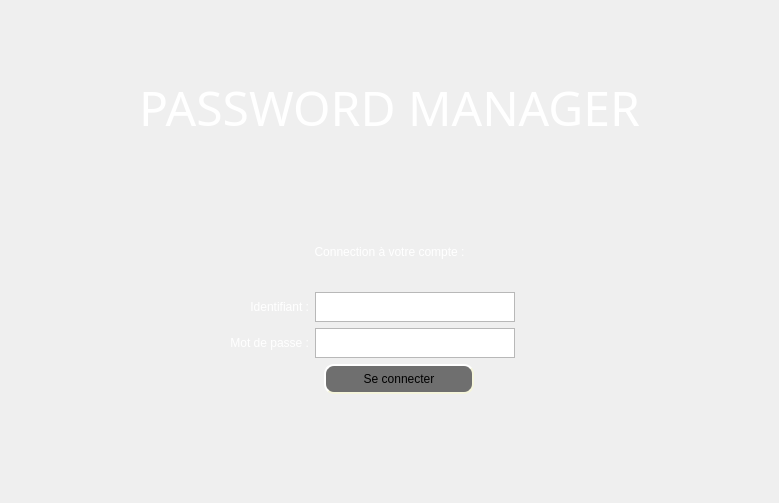
       <widget class="QWidget" name="connectionPage">
        <widget class="QWidget" name="verticalLayoutWidget_2">
         <property name="geometry">
          <rect>
           <x>9</x>
           <y>3</y>
           <width>761</width>
           <height>491</height>
          </rect>
         </property>
         <layout class="QVBoxLayout" name="verticalLayout_2" stretch="3,1,1,0">
          <property name="rightMargin">
           <number>0</number>
          </property>
          <property name="bottomMargin">
           <number>100</number>
          </property>
          <item>
           <widget class="QLabel" name="firstPageTitleLabel">
            <property name="palette">
             <palette>
              <active>
               <colorrole role="WindowText">
                <brush brushstyle="SolidPattern">
                 <color alpha="255">
                  <red>255</red>
                  <green>255</green>
                  <blue>255</blue>
                 </color>
                </brush>
               </colorrole>
               <colorrole role="Button">
                <brush brushstyle="SolidPattern">
                 <color alpha="255">
                  <red>59</red>
                  <green>59</green>
                  <blue>59</blue>
                 </color>
                </brush>
               </colorrole>
               <colorrole role="Base">
                <brush brushstyle="SolidPattern">
                 <color alpha="255">
                  <red>59</red>
                  <green>59</green>
                  <blue>59</blue>
                 </color>
                </brush>
               </colorrole>
               <colorrole role="Window">
                <brush brushstyle="SolidPattern">
                 <color alpha="255">
                  <red>59</red>
                  <green>59</green>
                  <blue>59</blue>
                 </color>
                </brush>
               </colorrole>
              </active>
              <inactive>
               <colorrole role="WindowText">
                <brush brushstyle="SolidPattern">
                 <color alpha="255">
                  <red>255</red>
                  <green>255</green>
                  <blue>255</blue>
                 </color>
                </brush>
               </colorrole>
               <colorrole role="Button">
                <brush brushstyle="SolidPattern">
                 <color alpha="255">
                  <red>59</red>
                  <green>59</green>
                  <blue>59</blue>
                 </color>
                </brush>
               </colorrole>
               <colorrole role="Base">
                <brush brushstyle="SolidPattern">
                 <color alpha="255">
                  <red>59</red>
                  <green>59</green>
                  <blue>59</blue>
                 </color>
                </brush>
               </colorrole>
               <colorrole role="Window">
                <brush brushstyle="SolidPattern">
                 <color alpha="255">
                  <red>59</red>
                  <green>59</green>
                  <blue>59</blue>
                 </color>
                </brush>
               </colorrole>
              </inactive>
              <disabled>
               <colorrole role="WindowText">
                <brush brushstyle="SolidPattern">
                 <color alpha="96">
                  <red>164</red>
                  <green>166</green>
                  <blue>168</blue>
                 </color>
                </brush>
               </colorrole>
               <colorrole role="Button">
                <brush brushstyle="SolidPattern">
                 <color alpha="255">
                  <red>59</red>
                  <green>59</green>
                  <blue>59</blue>
                 </color>
                </brush>
               </colorrole>
               <colorrole role="Base">
                <brush brushstyle="SolidPattern">
                 <color alpha="255">
                  <red>59</red>
                  <green>59</green>
                  <blue>59</blue>
                 </color>
                </brush>
               </colorrole>
               <colorrole role="Window">
                <brush brushstyle="SolidPattern">
                 <color alpha="255">
                  <red>59</red>
                  <green>59</green>
                  <blue>59</blue>
                 </color>
                </brush>
               </colorrole>
              </disabled>
             </palette>
            </property>
            <property name="font">
             <font>
              <family>MV Boli</family>
              <pointsize>36</pointsize>
             </font>
            </property>
            <property name="text">
             <string>PASSWORD MANAGER</string>
            </property>
            <property name="alignment">
             <set>Qt::AlignCenter</set>
            </property>
           </widget>
          </item>
          <item>
           <widget class="QLabel" name="firstPageConnectionLabel">
            <property name="palette">
             <palette>
              <active>
               <colorrole role="WindowText">
                <brush brushstyle="SolidPattern">
                 <color alpha="255">
                  <red>255</red>
                  <green>255</green>
                  <blue>255</blue>
                 </color>
                </brush>
               </colorrole>
               <colorrole role="Button">
                <brush brushstyle="SolidPattern">
                 <color alpha="255">
                  <red>59</red>
                  <green>59</green>
                  <blue>59</blue>
                 </color>
                </brush>
               </colorrole>
               <colorrole role="Base">
                <brush brushstyle="SolidPattern">
                 <color alpha="255">
                  <red>59</red>
                  <green>59</green>
                  <blue>59</blue>
                 </color>
                </brush>
               </colorrole>
               <colorrole role="Window">
                <brush brushstyle="SolidPattern">
                 <color alpha="255">
                  <red>59</red>
                  <green>59</green>
                  <blue>59</blue>
                 </color>
                </brush>
               </colorrole>
              </active>
              <inactive>
               <colorrole role="WindowText">
                <brush brushstyle="SolidPattern">
                 <color alpha="255">
                  <red>255</red>
                  <green>255</green>
                  <blue>255</blue>
                 </color>
                </brush>
               </colorrole>
               <colorrole role="Button">
                <brush brushstyle="SolidPattern">
                 <color alpha="255">
                  <red>59</red>
                  <green>59</green>
                  <blue>59</blue>
                 </color>
                </brush>
               </colorrole>
               <colorrole role="Base">
                <brush brushstyle="SolidPattern">
                 <color alpha="255">
                  <red>59</red>
                  <green>59</green>
                  <blue>59</blue>
                 </color>
                </brush>
               </colorrole>
               <colorrole role="Window">
                <brush brushstyle="SolidPattern">
                 <color alpha="255">
                  <red>59</red>
                  <green>59</green>
                  <blue>59</blue>
                 </color>
                </brush>
               </colorrole>
              </inactive>
              <disabled>
               <colorrole role="WindowText">
                <brush brushstyle="SolidPattern">
                 <color alpha="96">
                  <red>164</red>
                  <green>166</green>
                  <blue>168</blue>
                 </color>
                </brush>
               </colorrole>
               <colorrole role="Button">
                <brush brushstyle="SolidPattern">
                 <color alpha="255">
                  <red>59</red>
                  <green>59</green>
                  <blue>59</blue>
                 </color>
                </brush>
               </colorrole>
               <colorrole role="Base">
                <brush brushstyle="SolidPattern">
                 <color alpha="255">
                  <red>59</red>
                  <green>59</green>
                  <blue>59</blue>
                 </color>
                </brush>
               </colorrole>
               <colorrole role="Window">
                <brush brushstyle="SolidPattern">
                 <color alpha="255">
                  <red>59</red>
                  <green>59</green>
                  <blue>59</blue>
                 </color>
                </brush>
               </colorrole>
              </disabled>
             </palette>
            </property>
            <property name="text">
             <string>Connection à votre compte :</string>
            </property>
            <property name="alignment">
             <set>Qt::AlignCenter</set>
            </property>
           </widget>
          </item>
          <item>
           <layout class="QVBoxLayout" name="verticalLayout_3">
            <property name="rightMargin">
             <number>255</number>
            </property>
            <item>
             <layout class="QHBoxLayout" name="horizontalLayout_2">
              <item>
               <widget class="QLabel" name="idLabel">
                <property name="minimumSize">
                 <size>
                  <width>0</width>
                  <height>30</height>
                 </size>
                </property>
                <property name="maximumSize">
                 <size>
                  <width>16777215</width>
                  <height>30</height>
                 </size>
                </property>
                <property name="palette">
                 <palette>
                  <active>
                   <colorrole role="WindowText">
                    <brush brushstyle="SolidPattern">
                     <color alpha="255">
                      <red>255</red>
                      <green>255</green>
                      <blue>255</blue>
                     </color>
                    </brush>
                   </colorrole>
                   <colorrole role="Button">
                    <brush brushstyle="SolidPattern">
                     <color alpha="255">
                      <red>59</red>
                      <green>59</green>
                      <blue>59</blue>
                     </color>
                    </brush>
                   </colorrole>
                   <colorrole role="Base">
                    <brush brushstyle="SolidPattern">
                     <color alpha="255">
                      <red>59</red>
                      <green>59</green>
                      <blue>59</blue>
                     </color>
                    </brush>
                   </colorrole>
                   <colorrole role="Window">
                    <brush brushstyle="SolidPattern">
                     <color alpha="255">
                      <red>59</red>
                      <green>59</green>
                      <blue>59</blue>
                     </color>
                    </brush>
                   </colorrole>
                  </active>
                  <inactive>
                   <colorrole role="WindowText">
                    <brush brushstyle="SolidPattern">
                     <color alpha="255">
                      <red>255</red>
                      <green>255</green>
                      <blue>255</blue>
                     </color>
                    </brush>
                   </colorrole>
                   <colorrole role="Button">
                    <brush brushstyle="SolidPattern">
                     <color alpha="255">
                      <red>59</red>
                      <green>59</green>
                      <blue>59</blue>
                     </color>
                    </brush>
                   </colorrole>
                   <colorrole role="Base">
                    <brush brushstyle="SolidPattern">
                     <color alpha="255">
                      <red>59</red>
                      <green>59</green>
                      <blue>59</blue>
                     </color>
                    </brush>
                   </colorrole>
                   <colorrole role="Window">
                    <brush brushstyle="SolidPattern">
                     <color alpha="255">
                      <red>59</red>
                      <green>59</green>
                      <blue>59</blue>
                     </color>
                    </brush>
                   </colorrole>
                  </inactive>
                  <disabled>
                   <colorrole role="WindowText">
                    <brush brushstyle="SolidPattern">
                     <color alpha="96">
                      <red>164</red>
                      <green>166</green>
                      <blue>168</blue>
                     </color>
                    </brush>
                   </colorrole>
                   <colorrole role="Button">
                    <brush brushstyle="SolidPattern">
                     <color alpha="255">
                      <red>59</red>
                      <green>59</green>
                      <blue>59</blue>
                     </color>
                    </brush>
                   </colorrole>
                   <colorrole role="Base">
                    <brush brushstyle="SolidPattern">
                     <color alpha="255">
                      <red>59</red>
                      <green>59</green>
                      <blue>59</blue>
                     </color>
                    </brush>
                   </colorrole>
                   <colorrole role="Window">
                    <brush brushstyle="SolidPattern">
                     <color alpha="255">
                      <red>59</red>
                      <green>59</green>
                      <blue>59</blue>
                     </color>
                    </brush>
                   </colorrole>
                  </disabled>
                 </palette>
                </property>
                <property name="text">
                 <string>Identifiant :</string>
                </property>
                <property name="alignment">
                 <set>Qt::AlignRight|Qt::AlignTrailing|Qt::AlignVCenter</set>
                </property>
               </widget>
              </item>
              <item>
               <widget class="QTextEdit" name="idTextEdit">
                <property name="minimumSize">
                 <size>
                  <width>200</width>
                  <height>30</height>
                 </size>
                </property>
                <property name="maximumSize">
                 <size>
                  <width>200</width>
                  <height>30</height>
                 </size>
                </property>
               </widget>
              </item>
             </layout>
            </item>
            <item>
             <layout class="QHBoxLayout" name="horizontalLayout_3">
              <item>
               <widget class="QLabel" name="passwordLabel">
                <property name="maximumSize">
                 <size>
                  <width>16777215</width>
                  <height>30</height>
                 </size>
                </property>
                <property name="palette">
                 <palette>
                  <active>
                   <colorrole role="WindowText">
                    <brush brushstyle="SolidPattern">
                     <color alpha="255">
                      <red>255</red>
                      <green>255</green>
                      <blue>255</blue>
                     </color>
                    </brush>
                   </colorrole>
                   <colorrole role="Button">
                    <brush brushstyle="SolidPattern">
                     <color alpha="255">
                      <red>59</red>
                      <green>59</green>
                      <blue>59</blue>
                     </color>
                    </brush>
                   </colorrole>
                   <colorrole role="Base">
                    <brush brushstyle="SolidPattern">
                     <color alpha="255">
                      <red>59</red>
                      <green>59</green>
                      <blue>59</blue>
                     </color>
                    </brush>
                   </colorrole>
                   <colorrole role="Window">
                    <brush brushstyle="SolidPattern">
                     <color alpha="255">
                      <red>59</red>
                      <green>59</green>
                      <blue>59</blue>
                     </color>
                    </brush>
                   </colorrole>
                  </active>
                  <inactive>
                   <colorrole role="WindowText">
                    <brush brushstyle="SolidPattern">
                     <color alpha="255">
                      <red>255</red>
                      <green>255</green>
                      <blue>255</blue>
                     </color>
                    </brush>
                   </colorrole>
                   <colorrole role="Button">
                    <brush brushstyle="SolidPattern">
                     <color alpha="255">
                      <red>59</red>
                      <green>59</green>
                      <blue>59</blue>
                     </color>
                    </brush>
                   </colorrole>
                   <colorrole role="Base">
                    <brush brushstyle="SolidPattern">
                     <color alpha="255">
                      <red>59</red>
                      <green>59</green>
                      <blue>59</blue>
                     </color>
                    </brush>
                   </colorrole>
                   <colorrole role="Window">
                    <brush brushstyle="SolidPattern">
                     <color alpha="255">
                      <red>59</red>
                      <green>59</green>
                      <blue>59</blue>
                     </color>
                    </brush>
                   </colorrole>
                  </inactive>
                  <disabled>
                   <colorrole role="WindowText">
                    <brush brushstyle="SolidPattern">
                     <color alpha="96">
                      <red>164</red>
                      <green>166</green>
                      <blue>168</blue>
                     </color>
                    </brush>
                   </colorrole>
                   <colorrole role="Button">
                    <brush brushstyle="SolidPattern">
                     <color alpha="255">
                      <red>59</red>
                      <green>59</green>
                      <blue>59</blue>
                     </color>
                    </brush>
                   </colorrole>
                   <colorrole role="Base">
                    <brush brushstyle="SolidPattern">
                     <color alpha="255">
                      <red>59</red>
                      <green>59</green>
                      <blue>59</blue>
                     </color>
                    </brush>
                   </colorrole>
                   <colorrole role="Window">
                    <brush brushstyle="SolidPattern">
                     <color alpha="255">
                      <red>59</red>
                      <green>59</green>
                      <blue>59</blue>
                     </color>
                    </brush>
                   </colorrole>
                  </disabled>
                 </palette>
                </property>
                <property name="text">
                 <string>Mot de passe :</string>
                </property>
                <property name="alignment">
                 <set>Qt::AlignRight|Qt::AlignTrailing|Qt::AlignVCenter</set>
                </property>
               </widget>
              </item>
              <item>
               <widget class="QTextEdit" name="passwordTextEdit">
                <property name="maximumSize">
                 <size>
                  <width>200</width>
                  <height>30</height>
                 </size>
                </property>
               </widget>
              </item>
             </layout>
            </item>
           </layout>
          </item>
          <item>
           <layout class="QHBoxLayout" name="horizontalLayout_4">
            <property name="leftMargin">
             <number>20</number>
            </property>
            <item>
             <widget class="QPushButton" name="connectButton">
              <property name="maximumSize">
               <size>
                <width>150</width>
                <height>16777215</height>
               </size>
              </property>
              <property name="styleSheet">
               <string notr="true">
QPushButton:hover
{
	
	
	background-color: rgb(86, 86, 86);
	border-color: noir;
}


QPushButton:pressed
{
	
	
	background-color: rgb(53, 53, 53);
	border-color: noir;
}

QPushButton
{
background-color: rgb(111, 111, 111);
border-style: outset;
border-width: 2px;
border-radius: 10px;
border-color: beige;
min-width: 10em;
padding: 6px;
}</string>
              </property>
              <property name="text">
               <string>Se connecter</string>
              </property>
             </widget>
            </item>
           </layout>
          </item>
         </layout>
        </widget>
       </widget>
